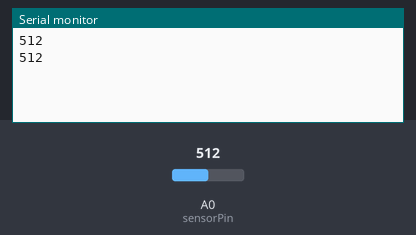
Bench run of a sketch on a simulated Arduino Uno, built with avr-gcc and run on an emulated ATmega328P. Shown: the last lines printed to the serial monitor. The inputs (shaded band) are chosen by the test bench; at power-on: A0 (sensorPin) = 512.

Above: at 1.8 s.
1.9 s: A0 (sensorPin) set to 716
At 2.7 s:
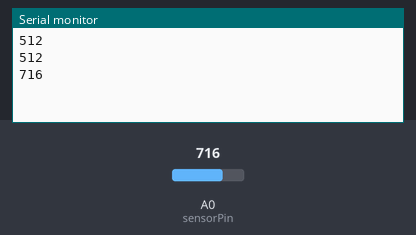
3.4 s: A0 (sensorPin) set to 900
At 4.8 s:
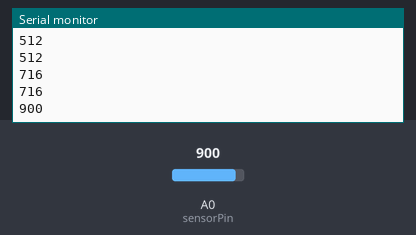
Timing chart, 0 to 6.4 s (numbered marks = the images above; inputs shaded):
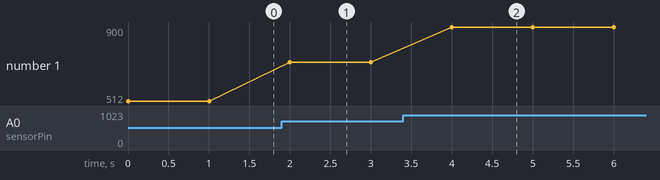

The sketch:

Soil_Moisture_Sensor.ino
```cpp
/*

Soil Moisture Sensor test

This code is used to test the soil moisture sensor

method:

1. Connect the soil moisture sensor to the arduino board
2. Connect the arduino board to the computer
3. Open the serial monitor in chanel 9600
4. See the serial monitor

Components:

1. Arduino board
2. Soil moisture sensor
3. Jumper wires
4. Breadboard


*/


#define sensorPin A0 // select the input pin

void setup(){
    Serial.begin(9600);
}
void loop(){
    Serial.println(analogRead(sensorPin));
    delay(1000);
}
```

Measured:
- after the input at 1.9 s, the serial monitor: prints a new line after 0.10 s (image 1)
- after the input at 3.4 s, the serial monitor: prints a new line after 0.60 s (image 2)
- plotted number 1: 512 → 716 after the input at 1.9 s, 716 → 900 after the input at 3.4 s
